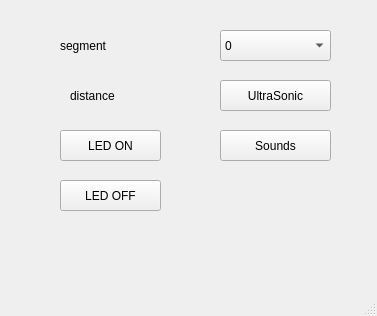
<?xml version="1.0" encoding="UTF-8"?>
<ui version="4.0">
 <class>MainWindow</class>
 <widget class="QMainWindow" name="MainWindow">
  <property name="geometry">
   <rect>
    <x>0</x>
    <y>0</y>
    <width>377</width>
    <height>316</height>
   </rect>
  </property>
  <property name="windowTitle">
   <string>MainWindow</string>
  </property>
  <widget class="QWidget" name="centralwidget">
   <widget class="QPushButton" name="btnLEDON">
    <property name="geometry">
     <rect>
      <x>60</x>
      <y>130</y>
      <width>101</width>
      <height>31</height>
     </rect>
    </property>
    <property name="text">
     <string>LED ON</string>
    </property>
   </widget>
   <widget class="QPushButton" name="btnSdON">
    <property name="geometry">
     <rect>
      <x>220</x>
      <y>130</y>
      <width>111</width>
      <height>31</height>
     </rect>
    </property>
    <property name="text">
     <string>Sounds</string>
    </property>
   </widget>
   <widget class="QPushButton" name="btnLEDOFF">
    <property name="geometry">
     <rect>
      <x>60</x>
      <y>180</y>
      <width>101</width>
      <height>31</height>
     </rect>
    </property>
    <property name="text">
     <string>LED OFF</string>
    </property>
   </widget>
   <widget class="QComboBox" name="cbNum">
    <property name="geometry">
     <rect>
      <x>220</x>
      <y>30</y>
      <width>111</width>
      <height>31</height>
     </rect>
    </property>
    <item>
     <property name="text">
      <string>0</string>
     </property>
    </item>
    <item>
     <property name="text">
      <string>1</string>
     </property>
    </item>
    <item>
     <property name="text">
      <string>2</string>
     </property>
    </item>
    <item>
     <property name="text">
      <string>3</string>
     </property>
    </item>
    <item>
     <property name="text">
      <string>4</string>
     </property>
    </item>
    <item>
     <property name="text">
      <string>5</string>
     </property>
    </item>
    <item>
     <property name="text">
      <string>6</string>
     </property>
    </item>
    <item>
     <property name="text">
      <string>7</string>
     </property>
    </item>
    <item>
     <property name="text">
      <string>8</string>
     </property>
    </item>
    <item>
     <property name="text">
      <string>9</string>
     </property>
    </item>
    <item>
     <property name="text">
      <string>10</string>
     </property>
    </item>
    <item>
     <property name="text">
      <string>11</string>
     </property>
    </item>
    <item>
     <property name="text">
      <string>12</string>
     </property>
    </item>
    <item>
     <property name="text">
      <string>13</string>
     </property>
    </item>
    <item>
     <property name="text">
      <string>14</string>
     </property>
    </item>
    <item>
     <property name="text">
      <string>15</string>
     </property>
    </item>
   </widget>
   <widget class="QLabel" name="LbUs">
    <property name="geometry">
     <rect>
      <x>70</x>
      <y>80</y>
      <width>131</width>
      <height>31</height>
     </rect>
    </property>
    <property name="text">
     <string>distance</string>
    </property>
   </widget>
   <widget class="QPushButton" name="btnSnON">
    <property name="geometry">
     <rect>
      <x>220</x>
      <y>80</y>
      <width>111</width>
      <height>31</height>
     </rect>
    </property>
    <property name="text">
     <string>UltraSonic</string>
    </property>
   </widget>
   <widget class="QLabel" name="label">
    <property name="geometry">
     <rect>
      <x>60</x>
      <y>30</y>
      <width>101</width>
      <height>31</height>
     </rect>
    </property>
    <property name="text">
     <string>segment</string>
    </property>
   </widget>
  </widget>
  <widget class="QMenuBar" name="menubar">
   <property name="geometry">
    <rect>
     <x>0</x>
     <y>0</y>
     <width>377</width>
     <height>27</height>
    </rect>
   </property>
  </widget>
  <widget class="QStatusBar" name="statusbar"/>
 </widget>
 <resources/>
 <connections/>
</ui>
